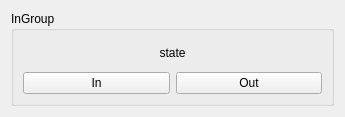
<?xml version="1.0" encoding="UTF-8"?>
<ui version="4.0">
 <class>ALBA_Actuator</class>
 <widget class="QWidget" name="ALBA_Actuator">
  <property name="geometry">
   <rect>
    <x>0</x>
    <y>0</y>
    <width>345</width>
    <height>117</height>
   </rect>
  </property>
  <property name="windowTitle">
   <string>InOut</string>
  </property>
  <layout class="QVBoxLayout" name="verticalLayout_3">
   <item>
    <widget class="QGroupBox" name="actuatorBox">
     <property name="title">
      <string>InGroup</string>
     </property>
     <layout class="QVBoxLayout" name="verticalLayout_2">
      <item>
       <layout class="QVBoxLayout" name="verticalLayout">
        <item>
         <widget class="QLabel" name="stateLabel">
          <property name="text">
           <string>state</string>
          </property>
          <property name="alignment">
           <set>Qt::AlignCenter</set>
          </property>
         </widget>
        </item>
        <item>
         <layout class="QHBoxLayout" name="horizontalLayout">
          <item>
           <widget class="QPushButton" name="cmdInButton">
            <property name="text">
             <string>In</string>
            </property>
           </widget>
          </item>
          <item>
           <widget class="QPushButton" name="cmdOutButton">
            <property name="text">
             <string>Out</string>
            </property>
           </widget>
          </item>
         </layout>
        </item>
       </layout>
      </item>
     </layout>
    </widget>
   </item>
  </layout>
 </widget>
 <resources/>
 <connections/>
</ui>
